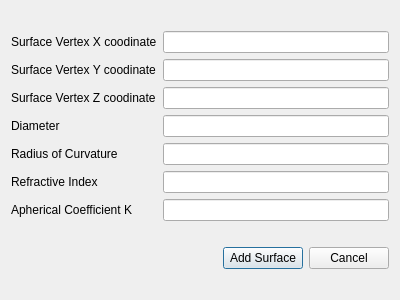
<?xml version="1.0" encoding="UTF-8"?>
<ui version="4.0">
 <class>AddSurfaceDialog</class>
 <widget class="QDialog" name="AddSurfaceDialog">
  <property name="geometry">
   <rect>
    <x>0</x>
    <y>0</y>
    <width>400</width>
    <height>300</height>
   </rect>
  </property>
  <property name="windowTitle">
   <string>AddSurfaceDialog</string>
  </property>
  <layout class="QVBoxLayout" name="verticalLayout">
   <item>
    <layout class="QGridLayout" name="gridLayout">
     <item row="0" column="0">
      <widget class="QLabel" name="label">
       <property name="text">
        <string>Surface Vertex X coodinate</string>
       </property>
      </widget>
     </item>
     <item row="0" column="1">
      <widget class="QLineEdit" name="lineEdit"/>
     </item>
     <item row="1" column="0">
      <widget class="QLabel" name="label_2">
       <property name="text">
        <string>Surface Vertex Y coodinate</string>
       </property>
      </widget>
     </item>
     <item row="1" column="1">
      <widget class="QLineEdit" name="lineEdit_2"/>
     </item>
     <item row="2" column="0">
      <widget class="QLabel" name="label_3">
       <property name="text">
        <string>Surface Vertex Z coodinate</string>
       </property>
      </widget>
     </item>
     <item row="2" column="1">
      <widget class="QLineEdit" name="lineEdit_3"/>
     </item>
     <item row="3" column="0">
      <widget class="QLabel" name="label_4">
       <property name="text">
        <string>Diameter</string>
       </property>
      </widget>
     </item>
     <item row="3" column="1">
      <widget class="QLineEdit" name="lineEdit_4"/>
     </item>
     <item row="4" column="0">
      <widget class="QLabel" name="label_5">
       <property name="text">
        <string>Radius of Curvature</string>
       </property>
      </widget>
     </item>
     <item row="4" column="1">
      <widget class="QLineEdit" name="lineEdit_5"/>
     </item>
     <item row="5" column="0">
      <widget class="QLabel" name="label_6">
       <property name="text">
        <string>Refractive Index</string>
       </property>
      </widget>
     </item>
     <item row="5" column="1">
      <widget class="QLineEdit" name="lineEdit_6"/>
     </item>
     <item row="6" column="0">
      <widget class="QLabel" name="label_7">
       <property name="text">
        <string>Apherical Coefficient K</string>
       </property>
      </widget>
     </item>
     <item row="6" column="1">
      <widget class="QLineEdit" name="lineEdit_7"/>
     </item>
    </layout>
   </item>
   <item>
    <layout class="QHBoxLayout" name="horizontalLayout">
     <item>
      <spacer name="horizontalSpacer">
       <property name="orientation">
        <enum>Qt::Horizontal</enum>
       </property>
       <property name="sizeHint" stdset="0">
        <size>
         <width>40</width>
         <height>20</height>
        </size>
       </property>
      </spacer>
     </item>
     <item>
      <widget class="QPushButton" name="pushButton">
       <property name="text">
        <string>Add Surface</string>
       </property>
      </widget>
     </item>
     <item>
      <widget class="QPushButton" name="pushButton_2">
       <property name="text">
        <string>Cancel</string>
       </property>
      </widget>
     </item>
    </layout>
   </item>
  </layout>
 </widget>
 <layoutdefault spacing="6" margin="11"/>
 <resources/>
 <connections>
  <connection>
   <sender>pushButton</sender>
   <signal>clicked()</signal>
   <receiver>AddSurfaceDialog</receiver>
   <slot>accept()</slot>
   <hints>
    <hint type="sourcelabel">
     <x>250</x>
     <y>250</y>
    </hint>
    <hint type="destinationlabel">
     <x>166</x>
     <y>247</y>
    </hint>
   </hints>
  </connection>
  <connection>
   <sender>pushButton_2</sender>
   <signal>clicked()</signal>
   <receiver>AddSurfaceDialog</receiver>
   <slot>reject()</slot>
   <hints>
    <hint type="sourcelabel">
     <x>334</x>
     <y>262</y>
    </hint>
    <hint type="destinationlabel">
     <x>367</x>
     <y>279</y>
    </hint>
   </hints>
  </connection>
 </connections>
</ui>
